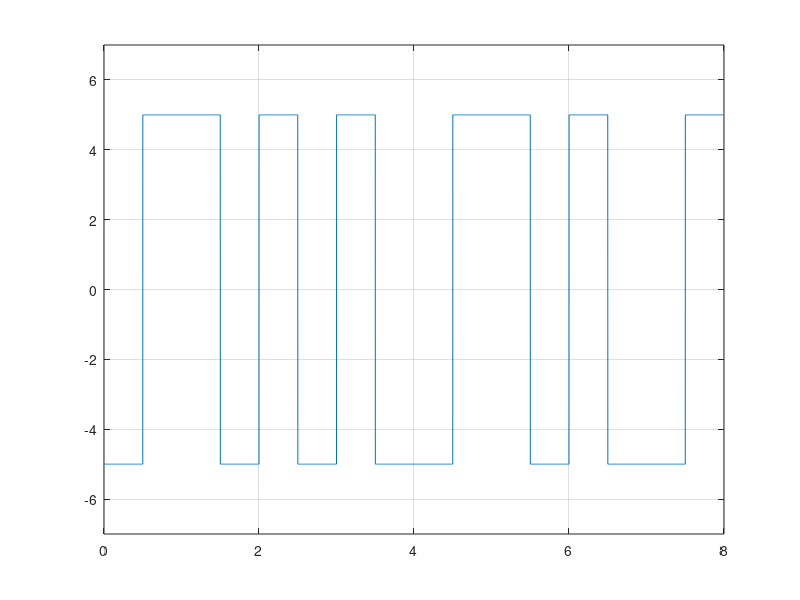

Here is the MATLAB script that generated this plot:
clear;

bits = [0,1,0,0,1,1,0,1];

bit_rate = 1;
voltage = 5;
sign = 1;

tmp = voltage;
x = 1;

m = -1;
n = 1;

voltage = sign*voltage;

for i = 1:length(bits)
    if(bits(i)==0)
        y_level(x) = m*voltage;
        y_level(x + 1) = n*voltage;
    else
        temp = m;
        m = n;
        n = temp;
        y_level(x) = m*voltage;
        y_level(x + 1) = n*voltage;
        %voltage = -voltage;
    end
    x = x + 2;
end

voltage=tmp;

bit_rate = bit_rate;
Time=length(bits)/bit_rate;

frequency = 1000;
dt = 1/frequency;
time = 0:dt:Time;

x = 1;

for i = 1:length(time)
    y_value(i)= y_level(x);
    if time(i)*bit_rate*2>=x
        x= x+1;
    end
end


plot(time,y_value);
axis([0 Time -voltage-2 voltage+2]);
grid on;


% demodulation

x = 1;
st = 1;
tmp = sign;

for i = 1:length(time)
  dm = y_value(i)/voltage;
  if time(i)*bit_rate*2 >= x
      if mod(x,2)==1
          if dm ~= tmp
            ans_bits(st)=0;
          else
            ans_bits(st)=1;
            tmp = -tmp; %middle a trasition ghotlo
          end
          st = st + 1;
      end
      x = x + 1;
  end
 end

 disp('Demodulation : ')
 disp(ans_bits)
